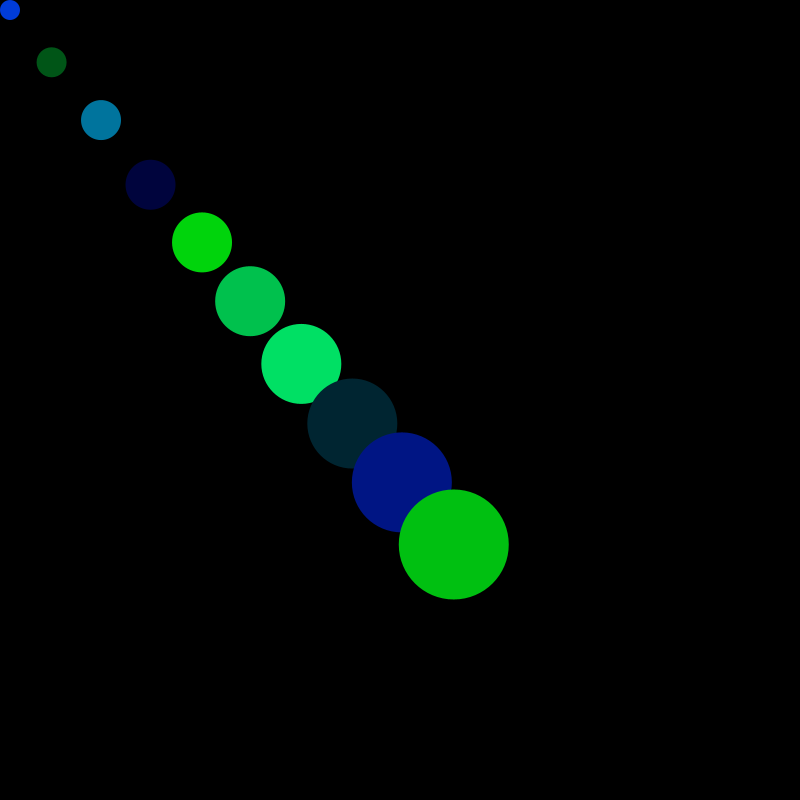
Frame 1 (no input)
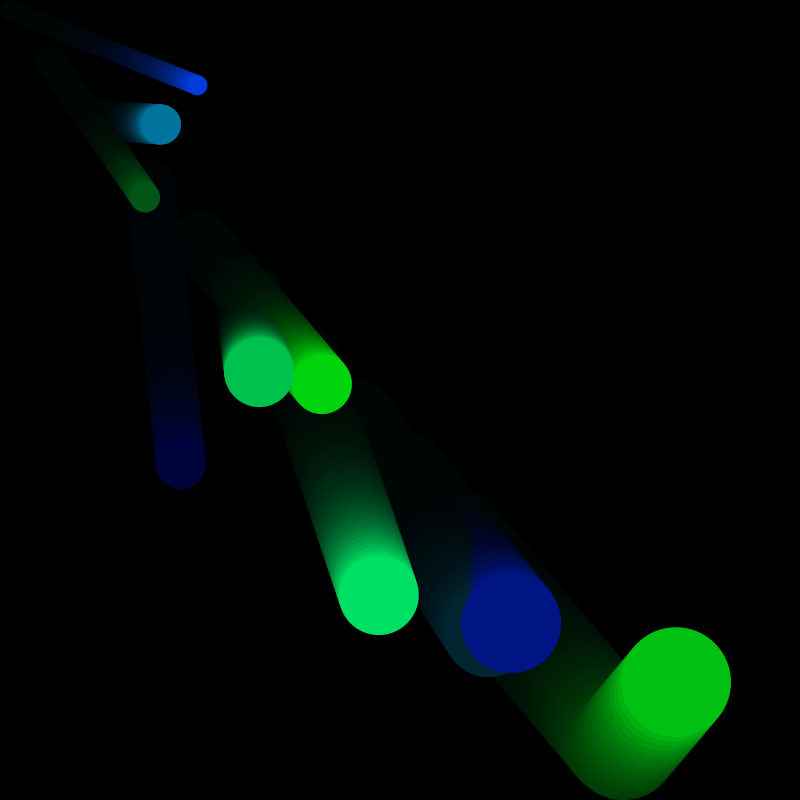
Frame 60 (the mouse pressed at the canvas centre just before this capture)
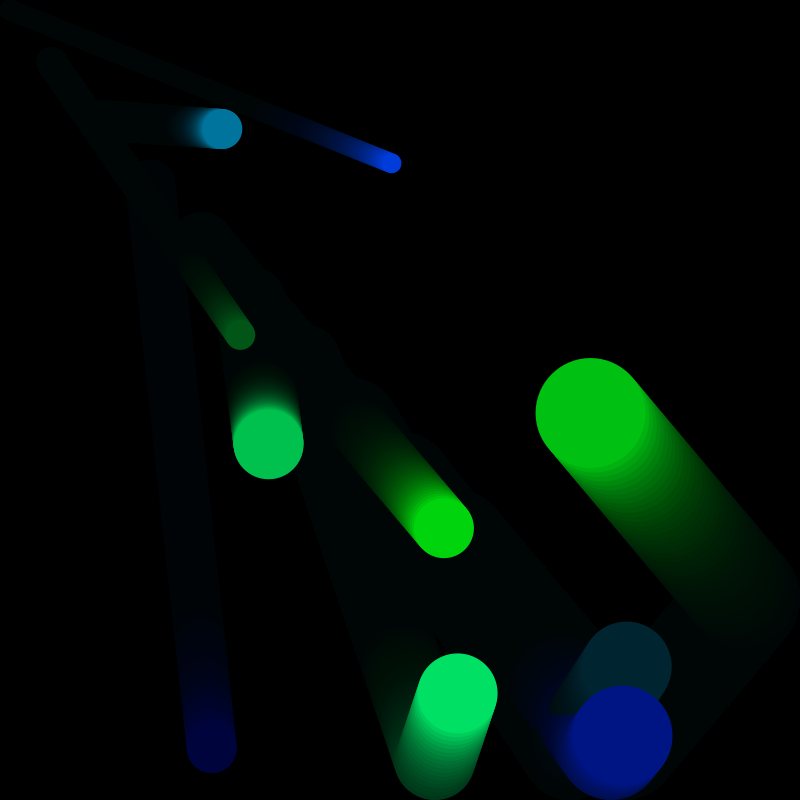
Frame 120 (the mouse held since frame 60 and released just before this capture)

The Processing sketch that drew these frames (run headless with seeded random() and noise(); from frame 60 on, the mouse is pressed at the canvas centre):

// Processing sketch: bit2atom_180626b
// ── bit2atom_180626b.pde
Ball[] myBall = new Ball[10];

void setup() {
  size(800, 800);
  background(0);
  for (int i = 0; i < 10; i ++) {
    myBall[i] = new Ball(50*i, 60*i, 10+5*i, random(5), random(5), random(255), random(255), random(255));
  }
  //myBall = new Ball();
}

void draw() {
  //background(0);
  fill(0, 20);
  rect(0, 0, width, height);
  
  for (int i = 0; i < 10; i ++) {
    myBall[i].update();
  }
}

// ── Ball.pde
class Ball{
  float ellipseX = 0;
  float ellipseY = 0;
  float ellipseR = 25;
  float vX = 0;
  float vY = 0;
  float elliR, elliG, elliB;
  
  Ball(float elliX, float elliY, float elliR, float vX_, float vY_, float elliR_, float elliG_, float elliB_){
    ellipseX = elliX;
    ellipseY = elliY;
    ellipseR = elliR;
    vX = vX_;
    vY = vY_;
    elliR = elliR_;
    elliG = elliG_;
    elliB = elliB_;
  }
  
  void update(){
    move();
    collision();
    display();
  }
  
  void move(){
    ellipseX += vX;
    ellipseY += vY;
  }
  
  void display(){
    fill(elliR, elliG, elliB);
    noStroke();
    ellipse(ellipseX, ellipseY, ellipseR*2, ellipseR*2);
  }
  
  void collision(){
    if(ellipseX + ellipseR > width){
      ellipseX = width - ellipseR;
      vX = vX*-1;
    }
    if(ellipseX - ellipseR < 0){
      ellipseX = ellipseR;
      vX = vX*-1;
    }
    if(ellipseY + ellipseR > height){
      ellipseY = height - ellipseR;
      vY = vY*-1;
    }
    if(ellipseY - ellipseR < 0){
      ellipseY = ellipseR;
      vY = vY*-1;
    }
  }
}
